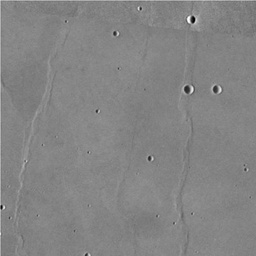
#> input picture Solo_1.jpg, 256 x 256 px, shrunk from 719 x 718 before the run
$ python trab_final_solo1.py
#> lines starting #> are read from the running program, lines starting #| are printed output that depends on the picture; after the words box and inside, x2 and y2 are one past the last pixel; in counts of white or black regions, pixels touching at a corner belong together
from cv2 import cv2                     #para abrir, escrever e manipular a imagem
import math                             #uso de funções matemáticas
import numpy as np                      #manipulação de arrays
from matplotlib import pyplot as plt    #plotagem de gráficos e imagens
from PIL import Image

def mmhdome_or_basin(img, value, dome = True):  #faz o topo de contraste se verdadeiro ou base se for falso

    for x in range(0, len(img)):        #percorrendo-a
        for y in range(0, len(img[0])):
            pixels = []
            if (x != 0):
                a = img[x - 1][y]
                pixels.append(a)            #armazenando os pixels vizinhos de 4

            if (x + 1 < len(img)):
                b = img[x + 1][y]
                pixels.append(b)

            if (y + 1 < len(img[0])):
                c = img[x][y + 1]
                pixels.append(c)

            if (y > 0):
                d = img[x][y - 1]
                pixels.append(d)

        mean = np.mean(pixels)                      #faz a média dos vizinhos
        if (dome):                                  #se ajusta o contraste por cima
            if (abs(img[x][y] - mean) > value):     #se o contraste for maior que o valor estipulado
                if (img[x][y] > mean):              #ajusta o valor do nível de brilho
                    img[x][y] = mean + value

                else:
                    img[x][y] = mean - value

        else:                                       #se ajusta o contraste por baixo
            if (abs(img[x][y] - mean) < value):     #se o contraste for menor que o valor estipulado
                if (img[x][y] > mean):              #ajusta o valor do nível de brilho
                    img[x][y] = mean + value

                else:
                    img[x][y] = mean - value

    return img                          #após percorrer uma coluna retorna a coluna criada

def mmbinary(img, value):
    for x in range(0, len(img)):
        for y in range(0, len(img[0])):
            if (img[x][y] > value):
                img[x][y] = 255

            else:
                img[x][y] = 0

    return img

def add_integer(img, integer):              #adiciona um inteiro a cada pixel da imagem
    img = img.astype(np.uint32)
    for x in range(0, len(img)):
        for y in range(0, len(img[0])):
            img[x][y] += integer
            if (img[x][y] >= 255):          #não deixa passar do limite de brilho de 255
                img[x][y] = 255

    img = img.astype(np.uint8)
    return img

def create_kernel(n, radius):                   #cria o kernel para erosão e dilatação em formato de disco
    kernel = np.zeros((n,n), dtype = np.uint8)                    #cria a matriz de base
    center_x = math.floor(n / 2)                 #determina o centro na matriz de base
    center_y = center_x
    x, y = np.meshgrid(np.arange(kernel.shape[0]), np.arange(kernel.shape[1]))  #cria dois vetores de coordenadas na qual o valor de cada ponto é sua distância em relação ao ponto (0, 0)
    distance = np.sqrt((x - center_x)**2 + (y - center_y)**2)  #cria a matriz distância onde o valor de cada ponto é sua distância em relação ao centro calculado
    kernel[np.where(distance >= radius)] = 1         #nos pontos da matriz distância onde o valor é maior ou igual ao valor do raio especificado, atribui o valor 1 ao ponto da matriz do núcleo
    kernel[np.where(distance > radius + 0.5)] = 0    #nos pontos da matriz distância onde o valor é maior do que 0,5 + o valor do raio especificado, atribui o valor 0 ao ponto da matriz do núcleo
    return kernel

def image_closing(img, kernel):          #faz o fechamentoda imagem e o retorna
    closing = cv2.morphologyEx(img, cv2.MORPH_CLOSE, kernel, iterations=6)    #gera o fechamento da imagem
    return closing                                              #o retorna

def image_opening(img, kernel):          #faz o fechamentoda imagem e o retorna
    opening = cv2.morphologyEx(img, cv2.MORPH_OPEN, kernel, iterations=4)    #gera o fechamento da imagem
    return opening                                              #o retorna

def morphological_gradient(img, kernel):        #realiza o gradiente morfológico da imagem
    gradient = cv2.morphologyEx(img, cv2.MORPH_GRADIENT, kernel, iterations=2)    #gera o gradiente
    return gradient                                                 #o retorna

def find_draw_and_measure_contours(img, canny_input):
    for x in range(0, len(canny_input)):
        for y in range(0, len(canny_input[0])):
            canny_input[x][y] = 255 - canny_input[x][y]


    canny_output = cv2.Canny(canny_input, 100, 200) #acha as bordas da imagem binária
    contours, hierarchy = cv2.findContours(canny_output, cv2.RETR_TREE, cv2.CHAIN_APPROX_SIMPLE)    #acha os contornos em uma hierarquia definida
    circles = contours
    actual_color = (0, 0, 255)
    for i in range(len(contours)):
        cv2.drawContours(img, circles, i, actual_color, 2, cv2.LINE_8, hierarchy, 0)    #desenha os círculos na imagem com as cores definidas

def find_and_highlight_craters(image, kernel):
#> called with image = 'Solo_1.jpg', kernel = array of shape (7, 7)
    img = cv2.imread(image, 0)                   #lê a imagem de entrada
#> img is the input picture: shape (256, 256); min 0, max 255, mean 131.9
    img = cv2.resize(img, (0,0), fx=2, fy=2)     #aumenta o tamanho da imagem de entrada
#> img: shape (512, 512)
    resize =  cv2.imread(image)
    resize = cv2.resize(resize, (0,0), fx=2, fy=2)
    img = add_integer(img, 70)
#> after the loop in add_integer, `for x in range(0, len(img)):`:
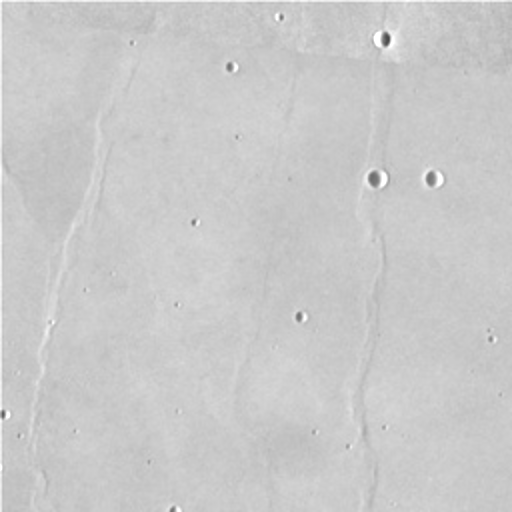
#> img: shape (512, 512) uint32; min 73, max 255, mean 201.8
    cv2.imwrite('mmadmsolo1.jpg', img)
    img = mmhdome_or_basin(img, 10, True)
#> the loop in mmhdome_or_basin, `for x in range(0, len(img)):` made 512 passes
#> mean on passes 1 to 3: 224, 214, 198.3
    cv2.imwrite('mmhdomesolo1.jpg', img)
    img = mmhdome_or_basin(img, 20, False)
#> the loop in mmhdome_or_basin (call 2), `for x in range(0, len(img)):` made 512 passes
#> mean on passes 1 to 3: 224, 218.3, 204.7
#> after the loop in mmhdome_or_basin (call 2), `for x in range(0, len(img)):`: img: shape (512, 512); min 73, max 255, mean 201.8
    cv2.imwrite('mmhbasinsolo1.jpg', img)
    img = morphological_gradient(img, kernel)
#> in morphological_gradient, `gradient = cv2.morphologyEx(img, cv2.MORPH_GRADIENT, kernel, iteration..`:
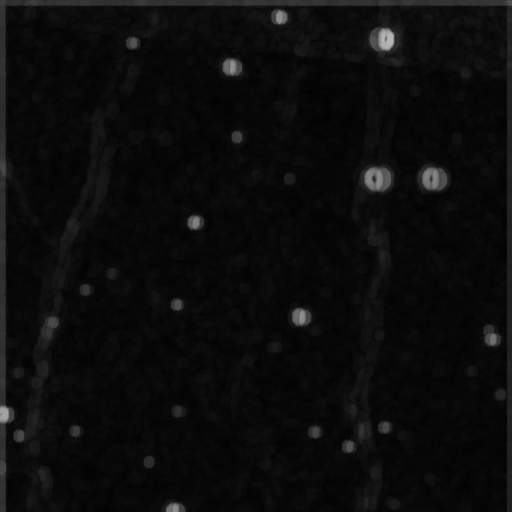
#> gradient: shape (512, 512); min 2, max 182, mean 11.6
    cv2.imwrite('gradientsolo1.jpg', img)
    img = mmbinary(img, 32)
#> after the loop in mmbinary, `for x in range(0, len(img)):`:
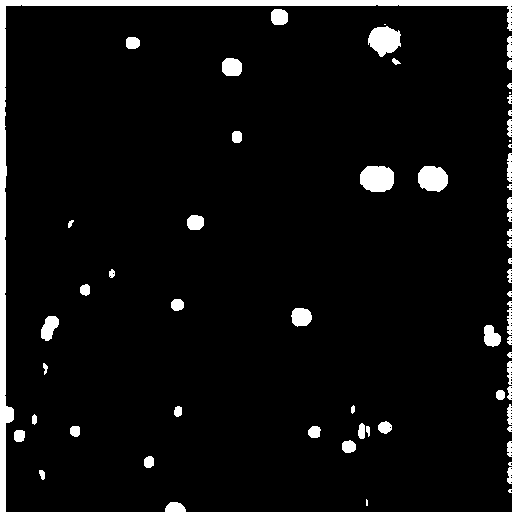
#> img: shape (512, 512); 5.1% white; 64 white regions (7 under 20 px), largest, box (x1, y1, x2, y2) and area: (0, 0, 512, 512) 6301, (360, 166, 394, 192) 755, (368, 26, 401, 57) 716
    cv2.imwrite('binarysolo1.jpg', img)
    img = image_closing(img, kernel)
#> in image_closing, `closing = cv2.morphologyEx(img, cv2.MORPH_CLOSE, kernel, iterations=6)`:
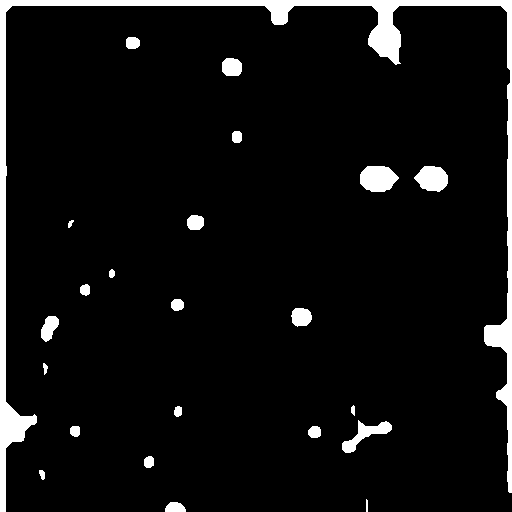
#> closing: shape (512, 512); 6.1% white; 23 white regions, largest, box (x1, y1, x2, y2) and area: (0, 0, 512, 512) 11437, (360, 166, 399, 192) 789, (414, 166, 448, 192) 653
    cv2.imwrite('closingsolo1.jpg', img)
    img = image_opening(img, kernel)
#> in image_opening, `opening = cv2.morphologyEx(img, cv2.MORPH_OPEN, kernel, iterations=4)`:
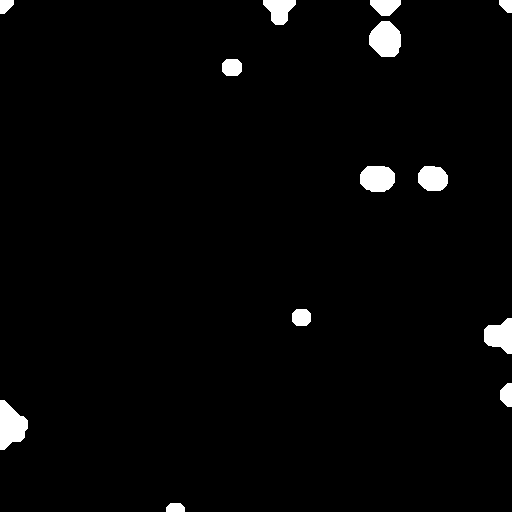
#> opening: shape (512, 512); 2.3% white; 13 white regions, largest, box (x1, y1, x2, y2) and area: (0, 400, 28, 450) 940, (369, 21, 401, 57) 896, (360, 166, 395, 192) 766
    cv2.imwrite('openingsolo1.jpg', img)
    find_draw_and_measure_contours(resize, img)
#> in find_draw_and_measure_contours, `canny_output = cv2.Canny(canny_input, 100, 200)`:
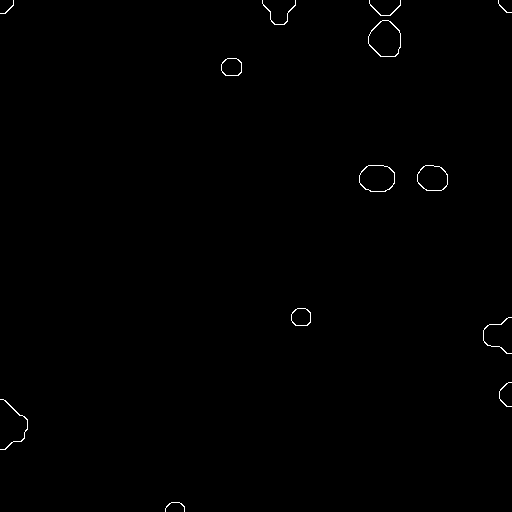
#> canny_output: shape (512, 512); 0.36% white in thin lines or dots
#> in find_draw_and_measure_contours, `contours, hierarchy = cv2.findContours(canny_output, cv2.RETR_TREE, cv..`: contours = 18 contours, 5 with area under 20; largest, box (x1, y1, x2, y2) and area: (368, 20, 401, 57) 904, (368, 20, 401, 57) 868, (359, 165, 395, 192) 775, (359, 165, 395, 192) 752, (417, 165, 448, 191) 630
#> in find_draw_and_measure_contours, `circles = contours`: circles has the same summary as contours
#> the loop in find_draw_and_measure_contours, `for i in range(len(contours)):` made 18 passes
    cv2.imwrite('finalsolo1.jpg', resize)


kernel = create_kernel(7, 2) #cria o kernel com o tamanho NxN e raio especificados
find_and_highlight_craters('Solo_1.jpg', kernel)

$ run again, with Solo_2.jpg copied over Solo_1.jpg
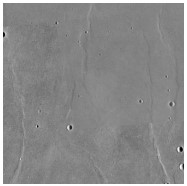
#> input picture Solo_2.jpg, 187 x 186 px
#> in find_and_highlight_craters, img is the input picture: shape (186, 187); min 0, max 255, mean 138.4
#> the loop in mmhdome_or_basin (call 2), `for x in range(0, len(img)):` made 372 passes
#> mean on passes 1 to 3: 255, 248.3, 174
#> after the loop in mmbinary, `for x in range(0, len(img)):`:
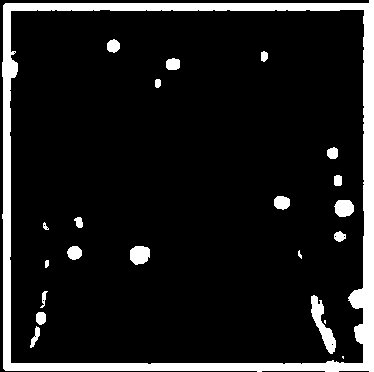
#> img: shape (372, 374); 11.3% white; 22 white regions (2 under 20 px), largest, box (x1, y1, x2, y2) and area: (2, 0, 374, 372) 13064, (311, 295, 336, 354) 571, (130, 246, 150, 265) 311
#> closing: shape (372, 374); 15.5% white; 12 white regions, largest, box (x1, y1, x2, y2) and area: (0, 0, 374, 372) 20283, (130, 246, 150, 265) 313, (274, 196, 290, 210) 182
#> opening: shape (372, 374); 14% white; 2 white regions, box (x1, y1, x2, y2) and area: (0, 0, 374, 372) 19220, (130, 246, 148, 264) 279
#> canny_output: shape (372, 374); 1.1% white in thin lines or dots
#> contours = 4 contours; box (x1, y1, x2, y2) and area: (10, 9, 364, 363) 119984, (10, 9, 364, 363) 119896, (129, 245, 148, 264) 282, (129, 245, 148, 264) 266
#> circles has the same summary as contours
#> the loop in find_draw_and_measure_contours, `for i in range(len(contours)):` made 4 passes
#> after the loop in find_draw_and_measure_contours, `for i in range(len(contours)):`:
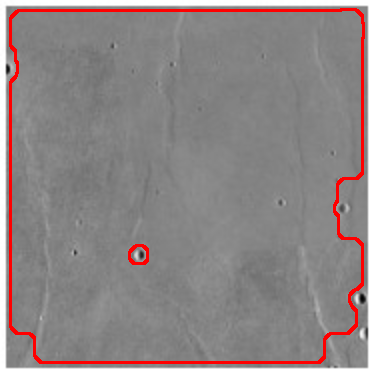
#> img: shape (372, 374, 3); mean B, G, R 133.9, 133.9, 142.5
